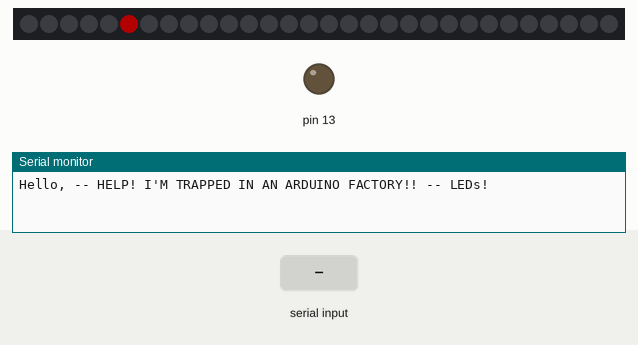
This sketch was run on a simulated Arduino Uno, built with avr-gcc and run on an emulated ATmega328P. Shown: 30 RGB LEDs in strip order, left to right, output pins drawn as LEDs (lit = HIGH), the last lines printed to the serial monitor. The inputs (shaded band) are chosen by the test bench. Dim RGB values are drawn brighter than linear.

Above: at 1.2 s.
1.3 s: "1" received over Serial
At 1.91 s:
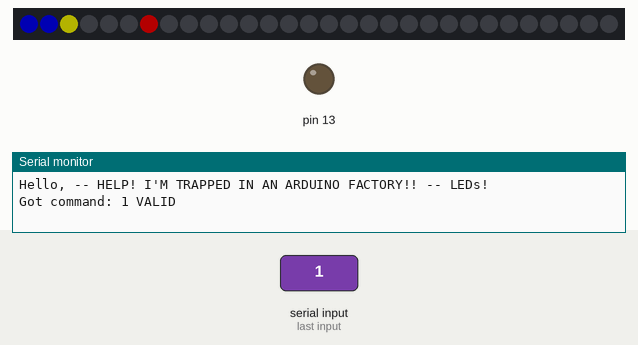
3.5 s: "4" received over Serial
At 3.73 s:
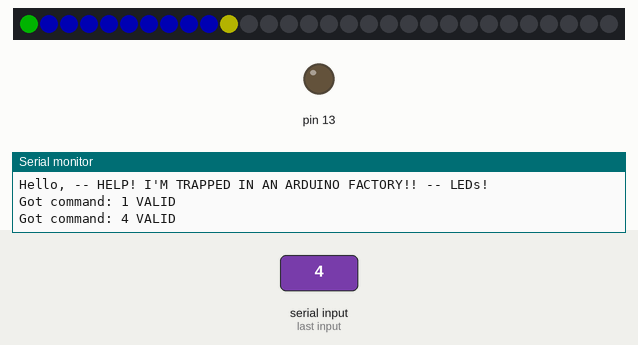
5.7 s: "3" received over Serial
At 6.14 s:
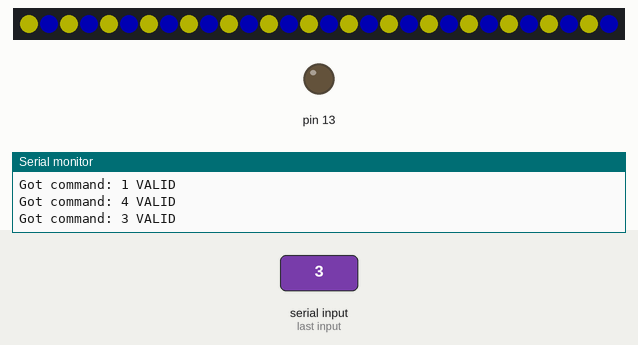
8.1 s: "5" received over Serial
At 8.37 s:
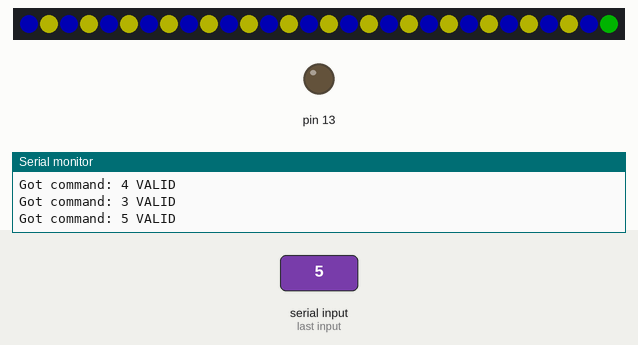
10.3 s: "1" received over Serial
At 13.2 s:
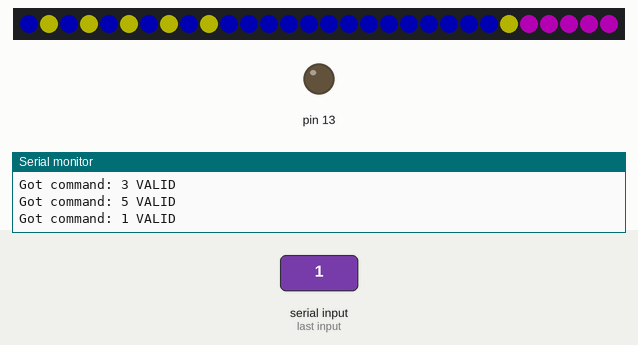
13.3 s: "0" received over Serial
Timing chart, 0 to 15.8 s (numbered marks = the images above; inputs shaded):
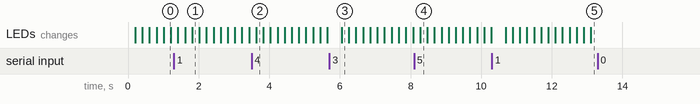

Measured:
- after the input at 1.3 s, the LEDs: first change after 0.11 s (image 1 shows a later state)
- after the input at 3.5 s, the LEDs: change after 0.13 s (image 2)
- after the input at 5.7 s, the LEDs: change after 0.35 s (image 3)
- after the input at 8.1 s, the LEDs: change after 0.17 s (image 4)

The sketch:

2019-Chaos-NeoPixel.ino
```cpp
#include <Adafruit_NeoPixel.h>

#define WaitPeriod 200
#define TimeoutPeriod 20

//Static loop variables:
  #define SLOOP(min, maxv) static int i = (min); static int j = (min); if (i >= maxv) { i = (min); } int max = (maxv);
  #define ENDSLOOP(min, maxv) j = i; if (i < (maxv)) {i++;}

#define PIN 4
#define NUM_PIXELS 30

#define RED Adafruit_NeoPixel::Color(255,0,0)
#define GREEN Adafruit_NeoPixel::Color(0, 255,0)
#define BLUE Adafruit_NeoPixel::Color(0,0,255)
#define YELLOW Adafruit_NeoPixel::Color(255,255,0)
#define PURPLE Adafruit_NeoPixel::Color(255, 0, 255)
#define OFF Adafruit_NeoPixel::Color(0,0,0)

Adafruit_NeoPixel strip0 = Adafruit_NeoPixel(NUM_PIXELS, PIN, NEO_GRB + NEO_KHZ800);
int numPixels = strip0.numPixels();

void off(Adafruit_NeoPixel& strip) {}

void forwards(Adafruit_NeoPixel& strip)
{
  SLOOP(0, numPixels)
    strip.setPixelColor(j, OFF);
    strip.setPixelColor(i, RED);
    strip.show();
  ENDSLOOP(0, numPixels)
}

void backwards(Adafruit_NeoPixel& strip)
{
  SLOOP(0, numPixels)
    strip.setPixelColor(numPixels-j-1, OFF);
    strip.setPixelColor(numPixels-i-1, RED);
    strip.show();
  ENDSLOOP(0, numPixels)
}

void forwardsSp(Adafruit_NeoPixel& strip)
{
  SLOOP(0, numPixels)
    strip.setPixelColor(j, BLUE);
    strip.setPixelColor(i, YELLOW);
    strip.show();
  ENDSLOOP(0, numPixels)
}

void backwardsSp(Adafruit_NeoPixel& strip)
{
  SLOOP(0, numPixels)
    strip.setPixelColor(numPixels-j-1, BLUE);
    strip.setPixelColor(numPixels-i-1, YELLOW);
    strip.show();
  ENDSLOOP(0, numPixels)
}

void forwardsPu(Adafruit_NeoPixel& strip)
{
  SLOOP(0, numPixels)
    strip.setPixelColor(j, PURPLE);
    strip.setPixelColor(i, GREEN);
    strip.show();
  ENDSLOOP(0, numPixels)
}

void backwardsPu(Adafruit_NeoPixel& strip)
{
  SLOOP(0, numPixels)
    strip.setPixelColor(numPixels-j-1, PURPLE);
    strip.setPixelColor(numPixels-i-1, GREEN);
    strip.show();
  ENDSLOOP(0, numPixels)
}

void blood(Adafruit_NeoPixel& strip)
{
  static int k = 0;
  for (int i = 0; i < numPixels; i++)
  {
    if (i == 0)
    {
      k++;
      strip.show();
    }
    if ((i+k) % 2 == 0) {
      strip.setPixelColor(i, OFF);
    } else
      strip.setPixelColor(i, RED);
  }
}

void blinkSp(Adafruit_NeoPixel& strip)
{
  static int k = 0;
  for (int i = 0; i < numPixels; i++)
  {
    if (i == 0)
    {
      k++;
      strip.show();
    }
    if ((i+k) % 2 == 0) {
      strip.setPixelColor(i, BLUE);
    } else
      strip.setPixelColor(i, YELLOW);
  }
}

char currentCommand = '\0';

// Check for a new command byte, and return true if one is found
bool checkForCommand(void)
{
  bool result = false;
  char newCommand = '\0';

  // Preset our "new command" variable to be the same as the current command
  newCommand = currentCommand;
  // If there are any characters available on the serial port, read them
  while (Serial.available() > 0)
  {
    char tempCommand;
    tempCommand = Serial.read();
    if (isprint(tempCommand))
    {
      Serial.print("Got command: ");
      Serial.print(tempCommand);
      newCommand = tempCommand;
//      break;
    }
  }

  // Only accept the command if it is alpha-numeric, and if it is different
  // from the current command being executed.
  if (isalnum(newCommand) && (newCommand != currentCommand))
  {
    result = true;
    currentCommand = newCommand;
    Serial.println(" VALID");
  }
  return result;
}

void setup()
{
  Serial.begin(9600);
  pinMode(13, OUTPUT);
  Serial.println("Hello, -- HELP! I'M TRAPPED IN AN ARDUINO FACTORY!! -- LEDs!");
  strip0.begin();
  strip0.setBrightness(60);
  strip0.show();
}

void loop()
{
  checkForCommand();
  switch(currentCommand) {
    case '\0':
      forwards(strip0);
      break;
    case '0':
      off(strip0);
      break;
    case '1':
      forwardsSp(strip0);
      break;
    case '2':
      backwardsSp(strip0);
      break;
    case '3':
      blinkSp(strip0);
      break;
    case '4':
      forwardsPu(strip0);
      break;
    case '5':
      backwardsPu(strip0);
      break;
    case '6':
      blood(strip0);
      break;
    default:
      blood(strip0);
  }
  delay(WaitPeriod);
}
```
